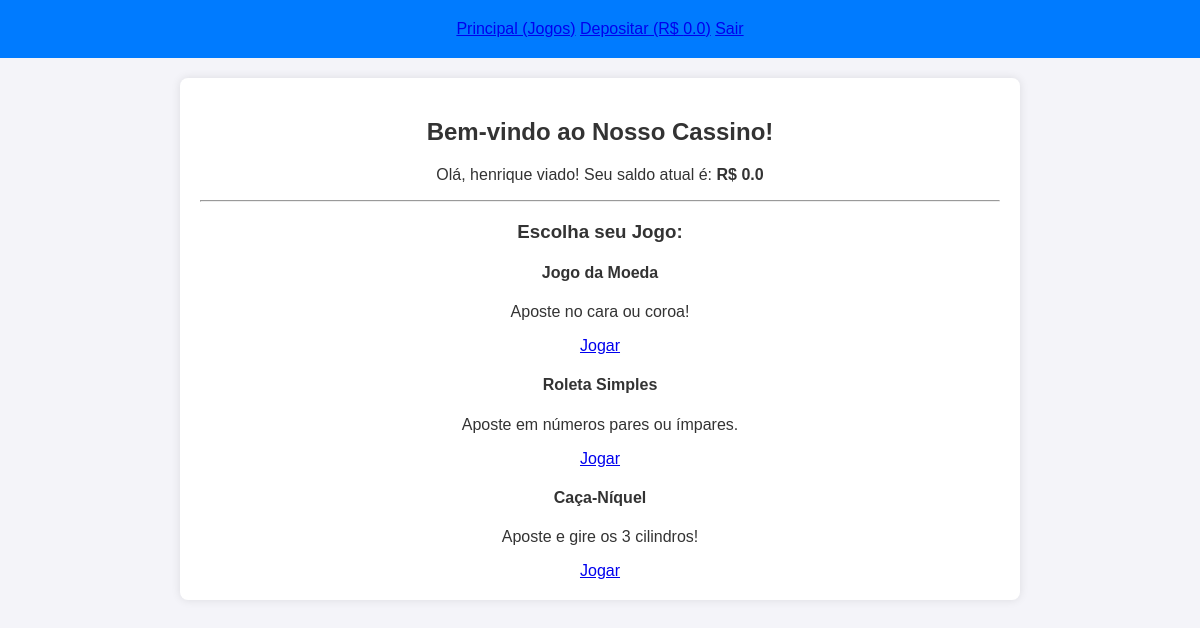
The page / (signed in) on the database as committed earlier.
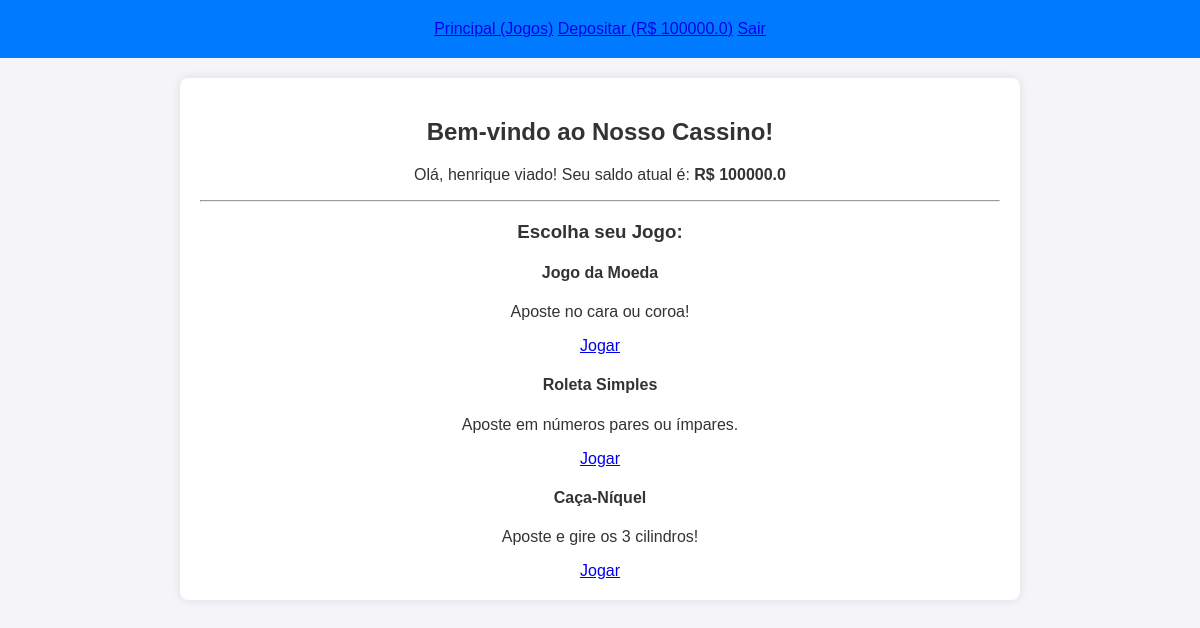
The same page on the database as committed later.
### app.py (models this page shows, shortened)
class User(UserMixin, db.Model):
    id = db.Column(db.Integer, primary_key=True)
    username = db.Column(db.String(80), unique=True, nullable=False)
    password_hash = db.Column(db.String(128), nullable=False)
    saldo = db.Column(db.Float, default=0.00)

### app.py (the view)
@app.route('/')
def index():
    return render_template('index.html')

### app.py (called while the page is built)
@login_manager.user_loader
def load_user(user_id):
    return db.session.get(User, int(user_id))

### templates/index.html (shortened to what this page needs)
{% extends "base.html" %}
{% block content %}
<link rel="stylesheet" href="/static/style.css">
    <h2>Bem-vindo ao Nosso Cassino!</h2>
    {% if current_user.is_authenticated %}
        <p>Olá, {{ current_user.username }}! Seu saldo atual é: <strong>R$ {{ current_user.saldo|round(2) }}</strong></p>
        <hr>
        <h3>Escolha seu Jogo:</h3>
        <div class="game-list">
            <div class="game-card">
                <h4>Jogo da Moeda</h4>
                <p>Aposte no cara ou coroa!</p>
                <a href="{{ url_for('index') }}" class="btn">Jogar</a>
            </div>
            <div class="game-card">
                <h4>Roleta Simples</h4>
                <p>Aposte em números pares ou ímpares.</p>
                <a href="{{ url_for('simple_roulette') }}" class="btn">Jogar</a>
            </div>
            <div class="game-card">
                <h4>Caça-Níquel</h4>
                <p>Aposte e gire os 3 cilindros!</p>
                <a href="{{ url_for('slot_machine') }}" class="btn">Jogar</a>
            </div>
        </div>
    {% else %}
        <p>Faça o login ou crie uma conta para começar a jogar e depositar seu saldo.</p>
        <p><a href="{{ url_for('login') }}">Entrar na conta</a> | <a href="{{ url_for('cadastro') }}">Criar nova conta</a></p>
    {% endif %}
{% endblock %}

### templates/base.html (shortened to what this page needs)
<!DOCTYPE html>
<html lang="pt-BR">
<head>
    <link rel="stylesheet" href="/static/style.css">
    </head>
<body>
    <header>
        <nav>
            <a href="{{ url_for('index') }}">Principal (Jogos)</a>
            {% if current_user.is_authenticated %}
                <a href="{{ url_for('depositar_page') }}">Depositar (R$ {{ current_user.saldo|round(2) }})</a>
                <a href="{{ url_for('logout') }}">Sair</a>
            {% else %}
                <a href="{{ url_for('login') }}">Entrar</a>
                <a href="{{ url_for('cadastro') }}">Criar Conta</a>
            {% endif %}
        </nav>
    </header>
    <main>
        {% block content %}{% endblock %}
    </main>
</body>
</html>

### static/style.css (style rules this page uses)
body { font-family: Arial, sans-serif; background-color: #f4f4f9; color: #333; margin: 0; padding: 0; text-align: center; }
header { background-color: #007bff; color: white; padding: 20px 0; margin-bottom: 20px; }
main { max-width: 800px; margin: 0 auto; padding: 20px; background: white; box-shadow: 0 0 10px rgba(0, 0, 0, 0.1); border-radius: 8px; }

Rows that differ between the two databases and show on the page:
changed User "henrique viado": saldo "0.0" → "100000.0"
